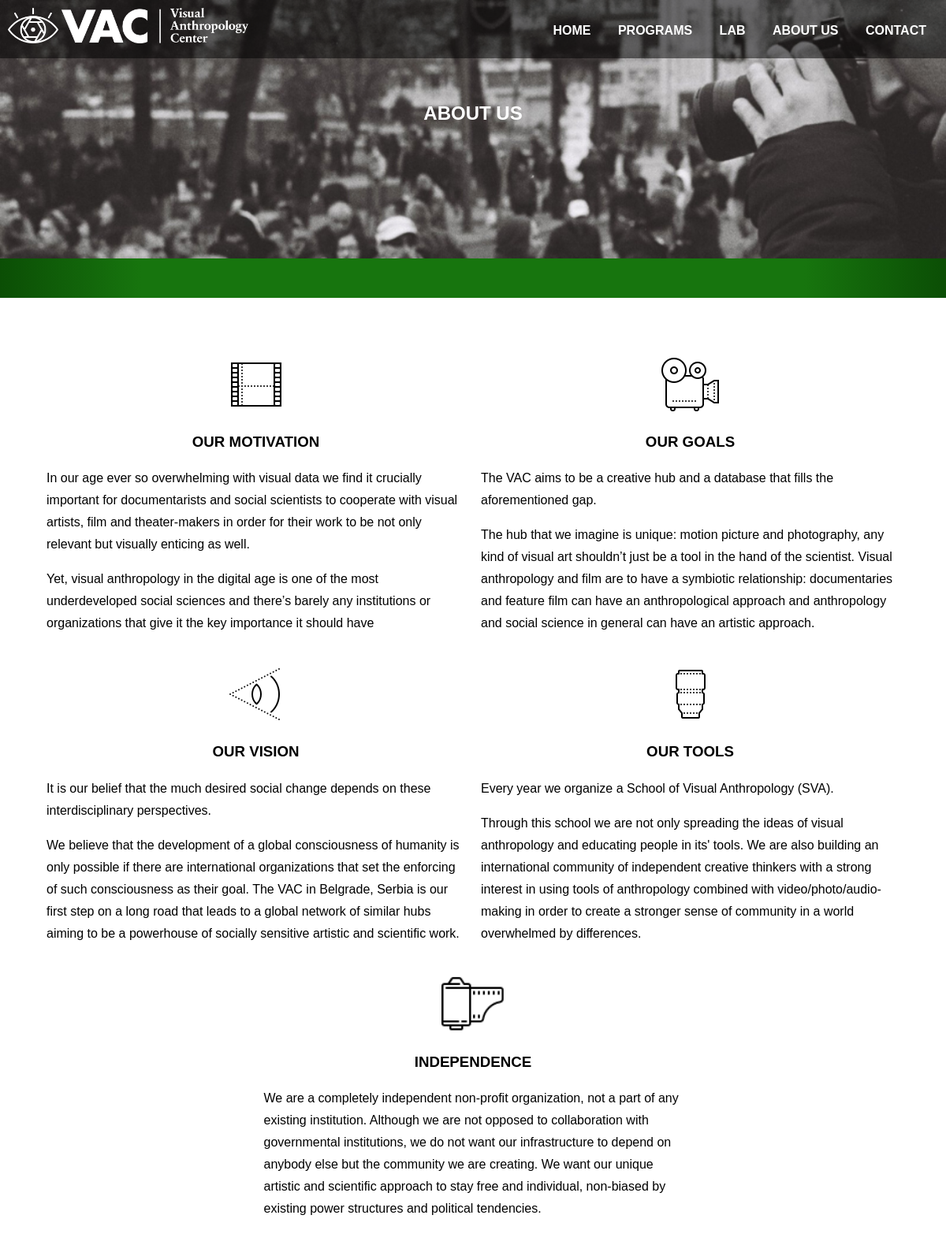
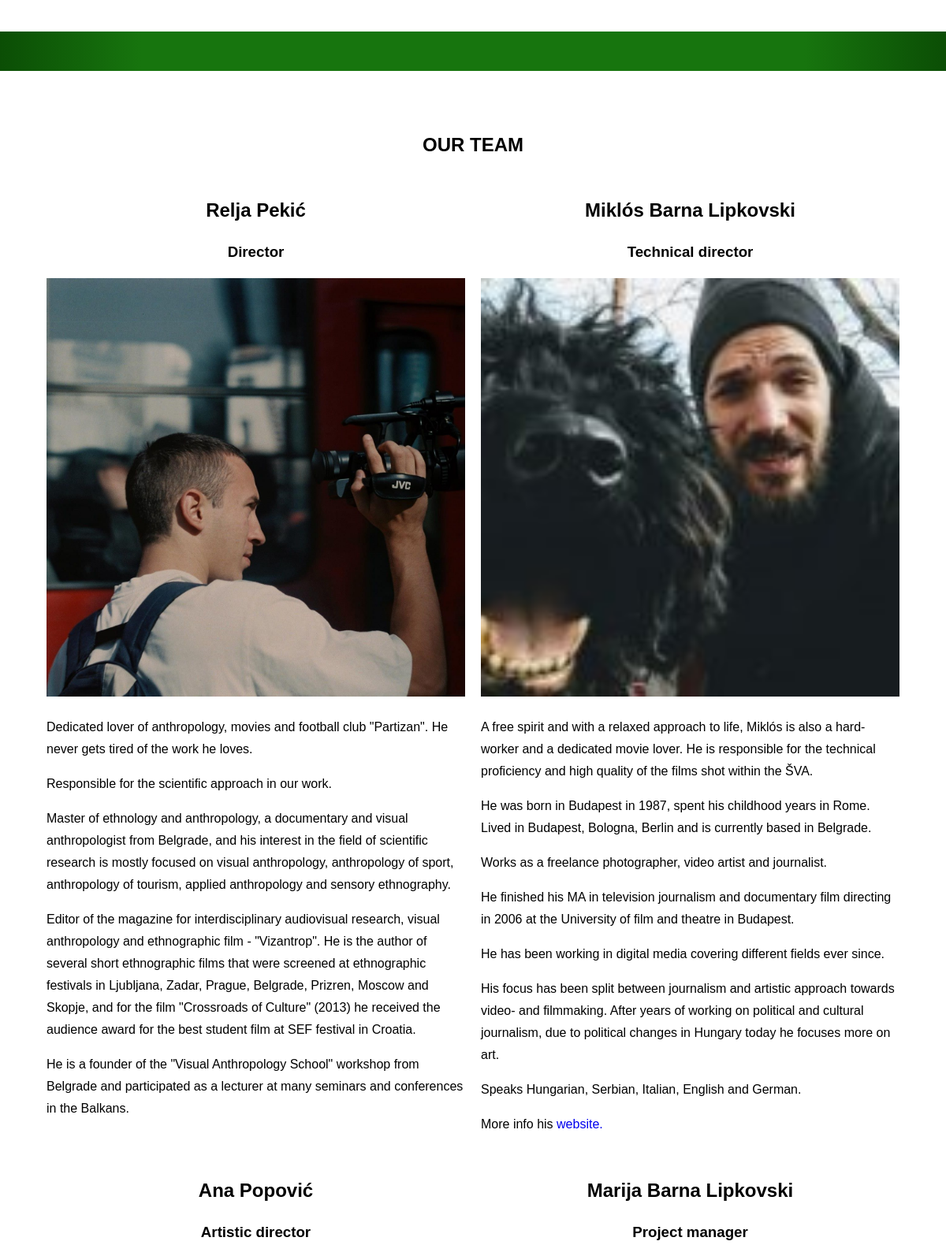
The app's page /team.php (upper part) with its own data (2 pictures, top to bottom).
### tables this page shows
CREATE TABLE `about_us` (
  `about_us_id` int(11) NOT NULL,
  `icon_path` varchar(50) NOT NULL,
  `title` varchar(50) NOT NULL,
  `content` text NOT NULL
);

CREATE TABLE `team` (
  `team_id` int(11) UNSIGNED NOT NULL,
  `name` varchar(50) NOT NULL,
  `position` varchar(50) NOT NULL,
  `portrait_path` varchar(50) NOT NULL,
  `bio` text NOT NULL
);

### data/about.php (called while the page is built, shortened)
<?php
require './models/About.php';
$getAbouts = $conn->query('SELECT * FROM `about_us`');
$abouts = [];

### models/About.php (called while the page is built)
<?php
class About {
    protected string $title;
    protected string $icon;
    protected string $content;
    function __construct(string $title, string $icon, string $content)
    {
        $this->title = $title;
        $this->icon = $icon;
        $this->content = $content;
    }
    function getTitle() {
        return $this->title;
    }
    function getIcon() {
        return $this->icon;
    }
    function getContent() {
        return $this->content;
    }
}

### data/team.php (called while the page is built, shortened)
<?php
require './models/Teammate.php';
$getTeam = $conn->query('SELECT * FROM `team`');
$team = [];

### models/Teammate.php (called while the page is built)
<?php
class Teammate {
    protected string $name;
    protected string $position;
    protected string $portrait;
    protected string $bio;
    function __construct(string $name, string $position, string $portrait, string $bio)
    {
        $this->name = $name;
        $this->position = $position;
        $this->portrait = $portrait;
        $this->bio = $bio;
    }
    function getName() {
        return $this->name;
    }
    function getPosition() {
        return $this->position;
    }
    function getPortrait() {
        return $this->portrait;
    }
    function getBio() {
        return $this->bio;
    }
};

### team.php (the view, shortened to what this page needs)
<?php
    require './data/conn.php';
    require './data/about.php';
    require './data/team.php';
    require "./php/header.php";
?>
<segment>
    <div class="container flex">
        <?php foreach ($abouts as $about): ?>
            <div class='flex-item flex-about'>
            <img src=<?php echo $about->getIcon() ?> class='flex-icon select-none'>
            <h3><?php echo $about->getTitle() ?></h3>
            <?php echo $about->getContent() ?>
            </div>
        <?php endforeach ?>
    </div>
</segment>
<segment>
<div class='separator'>
    <div class="container">
    </div>
</div>
</segment>
<segment>
    <div class="container">
    <h2>OUR TEAM</h2>
    <div class='flex wrap'>
        <?php foreach ($team as $teammate):?>
            <div class='flex-item flex-bio'>
                <h2><?php echo $teammate->getName() ?></h2>
                <h3><?php echo $teammate->getPosition() ?></h3>
                <img src=<?php echo $teammate->getPortrait() ?> class='flex-portrait select-none'>
                <?php echo $teammate->getBio() ?>
            </div>
        <?php endforeach ?>
    </div>
</div>
</segment>
</body>

### css/global.css (style rules this page uses)
body { margin: 0px; padding: 0px; box-sizing: border-box; font-family: Oxygen, sans-serif; font-size: 16px; line-height: 28px; }
.select-none { -webkit-user-select: none; -moz-user-select: none; -ms-user-select: none; user-select: none; }
a { text-decoration: none; }
.container { margin-left: auto; margin-right: auto; padding: 10px; max-width: 1200px; transition: 0.4s; }
.separator { width: 100%; height: 50px; background-image: linear-gradient(to right, #0b4e05 0%, #17750E 15% 85%, #0b4e05); background-color: #17750E; margin-bottom: 50px; }
h3, h2 { text-align: center; }
h2 { margin-bottom: 25px; }
.flex { display: flex; margin-bottom: 50px; justify-content: space-between; }
.wrap { flex-wrap: wrap; }
.flex-item { flex-basis: 1; }
.flex-icon { display: block; width: 80px; margin-left: auto; margin-right: auto; }
.flex-about { width: 18%; }
.flex-bio { width: 23%; }
.flex-portrait { width: 100%; }
@media only screen and (max-width: 1200px) { .flex { flex-wrap: wrap; justify-content: center; } }
@media only screen and (max-width: 1200px) { .flex-program, .flex-bio, .flex-about, .flex-photo { width: 45%; padding: 5px; margin: 5px; } }

### records on screen
about_us: icon_path (picture), title "OUR MOTIVATION", content "In our age ever so overwhelming with visual data we find it crucially important for documentarists and social scientists to cooperate with visual artists, film and theater-makers in order for their work to be not only relevant but visually enticing as well. Yet, visual anthropology in the digital age is one of the most underdeveloped social sciences and there’s barely any institutions or organizations that give it the key importance it should have"
about_us: icon_path (picture), title "OUR GOALS", content "The VAC aims to be a creative hub and a database that fills the aforementioned gap. The hub that we imagine is unique: motion picture and photography, any kind of visual art shouldn’t just be a tool in the hand of the scientist. Visual anthropology and film are to have a symbiotic relationship: documentaries and feature film can have an anthropological approach and anthropology and social science in general can have an artistic approach."
about_us: icon_path (picture), title "OUR VISION", content "It is our belief that the much desired social change depends on these interdisciplinary perspectives. We believe that the development of a global consciousness of humanity is only possible if there are international organizations that set the enforcing of such consciousness as their goal. The VAC in Belgrade, Serbia is our first step on a long road that leads to a global network of similar hubs aiming to be a powerhouse of socially sensitive artistic and scientific work."
about_us: icon_path (picture), title "OUR TOOLS", content "Every year we organize a School of Visual Anthropology (SVA). Through this school we are not only spreading the ideas of visual anthropology and educating people in its' tools. We are also building an international community of independent creative thinkers with a strong interest in using tools of anthropology combined with video/photo/audio-making in order to create a stronger sense of community in a world overwhelmed by differences."
about_us: icon_path (picture), title "INDEPENDENCE", content "We are a completely independent non-profit organization, not a part of any existing institution. Although we are not opposed to collaboration with governmental institutions, we do not want our infrastructure to depend on anybody else but the community we are creating. We want our unique artistic and scientific approach to stay free and individual, non-biased by existing power structures and political tendencies."
team: name "Relja Pekić", position "Director", portrait_path (picture), bio "Dedicated lover of anthropology, movies and football club \"Partizan\". He never gets tired of the work he loves. Responsible for the scientific approach in our work. Master of ethnology and anthropology, a documentary and visual anthropologist from Belgrade, and his interest in the field of scientific research is mostly focused on visual anthropology, anthropology of sport, anthropology of tourism, applied anthropology and sensory ethnography. Editor of the magazine for interdisciplinary audiovisual research, visual anthropology and ethnographic film - \"Vizantrop\". He is the author of several short ethnographic films that were screened at ethnographic festivals in Ljubljana, Zadar, Prague,…"
team: name "Miklós Barna Lipkovski", position "Technical director", portrait_path (picture), bio "A free spirit and with a relaxed approach to life, Miklós is also a hard-worker and a dedicated movie lover. He is responsible for the technical proficiency and high quality of the films shot within the ŠVA. He was born in Budapest in 1987, spent his childhood years in Rome. Lived in Budapest, Bologna, Berlin and is currently based in Belgrade. Works as a freelance photographer, video artist and journalist. He finished his MA in television journalism and documentary film directing in 2006 at the University of film and theatre in Budapest. He has been working in digital media covering different fields ever since. His focus has been split between journalism and artistic approach towards…"
team: name "Ana Popović", position "Artistic director"
team: name "Marija Barna Lipkovski", position "Project manager"

### other values on screen
$header2 "ABOUT US"
